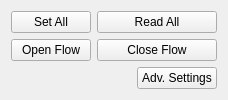
         <widget class="QFrame" name="frame_MFCGlobal">
          <property name="maximumSize">
           <size>
            <width>16777215</width>
            <height>130</height>
           </size>
          </property>
          <layout class="QGridLayout" name="gridLayout_6">
           <item row="0" column="0">
            <widget class="QPushButton" name="btn_MFCSetAll">
             <property name="text">
              <string>Set All</string>
             </property>
            </widget>
           </item>
           <item row="0" column="1">
            <widget class="QPushButton" name="btn_MFCReadAll">
             <property name="text">
              <string>Read All</string>
             </property>
            </widget>
           </item>
           <item row="1" column="0">
            <widget class="QPushButton" name="btn_MFCOpenAll">
             <property name="text">
              <string>Open Flow</string>
             </property>
            </widget>
           </item>
           <item row="1" column="1">
            <widget class="QPushButton" name="btn_MFCCloseAll">
             <property name="text">
              <string>Close Flow</string>
             </property>
            </widget>
           </item>
           <item row="2" column="1">
            <layout class="QHBoxLayout" name="horizontalLayout_16">
             <item>
              <spacer name="horizontalSpacer_14">
               <property name="orientation">
                <enum>Qt::Horizontal</enum>
               </property>
               <property name="sizeHint" stdset="0">
                <size>
                 <width>40</width>
                 <height>20</height>
                </size>
               </property>
              </spacer>
             </item>
             <item>
              <widget class="QPushButton" name="btn_AdvSettingsMFC">
               <property name="text">
                <string>Adv. Settings</string>
               </property>
              </widget>
             </item>
            </layout>
           </item>
           <item row="2" column="0">
            <spacer name="horizontalSpacer_18">
             <property name="orientation">
              <enum>Qt::Horizontal</enum>
             </property>
             <property name="sizeHint" stdset="0">
              <size>
               <width>40</width>
               <height>20</height>
              </size>
             </property>
            </spacer>
           </item>
          </layout>
         </widget>
